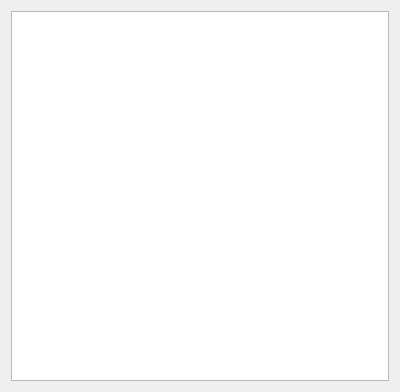
<?xml version="1.0" encoding="UTF-8"?>
<ui version="4.0">
 <class>Widget</class>
 <widget class="QWidget" name="Widget">
  <property name="geometry">
   <rect>
    <x>0</x>
    <y>0</y>
    <width>400</width>
    <height>392</height>
   </rect>
  </property>
  <property name="windowTitle">
   <string>Widget</string>
  </property>
  <layout class="QGridLayout" name="gridLayout">
   <item row="0" column="0">
    <widget class="QListWidget" name="listWidget"/>
   </item>
  </layout>
 </widget>
 <layoutdefault spacing="6" margin="11"/>
 <resources/>
 <connections/>
</ui>
